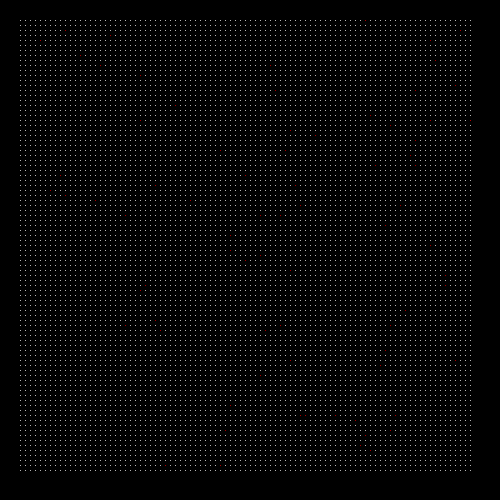
Frame 1 (no input)
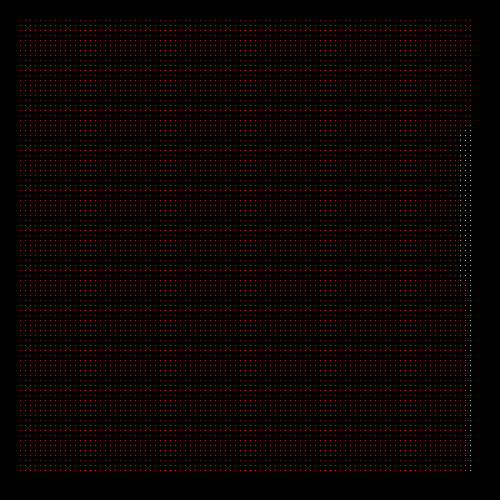
Frame 60 (the mouse pressed at the canvas centre just before this capture)
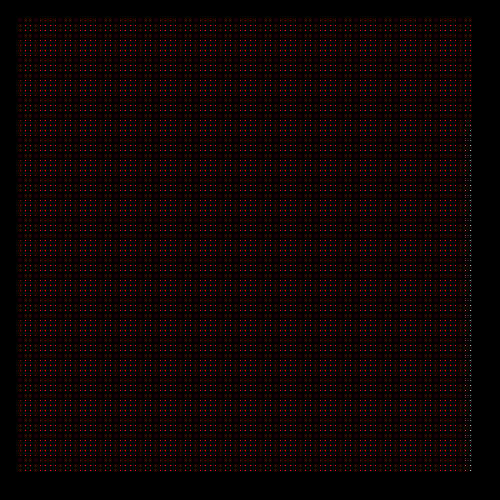
Frame 120 (the mouse held since frame 60 and released just before this capture)

The Processing sketch that drew these frames (run headless with seeded random() and noise(); from frame 60 on, the mouse is pressed at the canvas centre):

// Processing sketch: sketch_00004_infection
// ── sketch_00004_infection.pde
///-----------------------------------------------------------------
///   Name:           sketch_00004_infection
///   Description:    Simulates an infection
///   Author:         Max Farrell (max@mail.arcane.info)
///   Date:           May 11th, 2017
///   Notes:          n/a
///   Revision History:
///   Name:           Date:            Description:
///-----------------------------------------------------------------

// Tracker for if initial run has been done
boolean run = false;
// Create list for tracking locations
ArrayList<int[]> locations;
// Temporary storage for locations during a generation
ArrayList<int[]> tmpLocations;
// Genration counter
int gen = 0;

// Set up scene
void setup() {
  // Set size of flag to 1920px by 1080px
  size(500, 500);
  // Make stroke white
  stroke(255);
  // Set stroke to thin
  strokeWeight(1);
  // Set background to black
  background(0);
  // Set fill to white
  fill(255);
}

// Draw the scene
void draw() {
  if (!run){
    // Instantiate list to hold locations
    locations = new ArrayList<int[]>();
    for (int x=4;x<95;x++){
      for (int y=4;y<95;y++){
        // Decide if current location will start infected
        boolean infected = random(1) > .99;
        // Set point color to red if infected
        if (infected){
          stroke(255, 0, 0);
        }
        point(x * 5,y * 5);
        // Adds current location along with if it's infected or not
        locations.add(new int[]{x * 5, y * 5, (infected) ? 1 : 0});
        stroke(255);
      }
    }
    run = true; 
  }
  else {
    int it = 0;
    int[] offsets = new int[]{-1, -499, -90, -589};
    tmpLocations = locations;
    for (int[] location:locations){
      if (location[2] == 1){
        for (int offset: offsets){
          try {
            int[] tmpLocation = locations.get(it + offset);
            tmpLocation[2] = 1;
            tmpLocations.set(it + offset, tmpLocation);
            stroke(255, 0, 0);
            point(tmpLocation[0], tmpLocation[1]);
            stroke(0);
          } catch(IndexOutOfBoundsException e) {}
        }
      }
      it++;
     }
     locations = tmpLocations;
     gen++;
  }
  // Save image
  save("frame_" + nf(gen, 5) + ".jpg");
}
